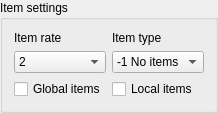
                            <widget class="QGroupBox" name="groupBox_16">
                             <property name="title">
                              <string>Item settings</string>
                             </property>
                             <layout class="QGridLayout" name="gridLayout_35">
                              <item row="3" column="0">
                               <widget class="QComboBox" name="Item_rateCombobox">
                                <property name="currentIndex">
                                 <number>1</number>
                                </property>
                                <item>
                                 <property name="text">
                                  <string>1</string>
                                 </property>
                                </item>
                                <item>
                                 <property name="text">
                                  <string>2</string>
                                 </property>
                                </item>
                                <item>
                                 <property name="text">
                                  <string>3</string>
                                 </property>
                                </item>
                               </widget>
                              </item>
                              <item row="2" column="0">
                               <widget class="QLabel" name="label_21">
                                <property name="text">
                                 <string>Item rate</string>
                                </property>
                               </widget>
                              </item>
                              <item row="2" column="1">
                               <widget class="QLabel" name="label_22">
                                <property name="text">
                                 <string>Item type</string>
                                </property>
                               </widget>
                              </item>
                              <item row="3" column="1">
                               <widget class="QComboBox" name="Item_typeCombobox">
                                <item>
                                 <property name="text">
                                  <string>-1 No items</string>
                                 </property>
                                </item>
                                <item>
                                 <property name="text">
                                  <string>0</string>
                                 </property>
                                </item>
                                <item>
                                 <property name="text">
                                  <string>1</string>
                                 </property>
                                </item>
                                <item>
                                 <property name="text">
                                  <string>2</string>
                                 </property>
                                </item>
                                <item>
                                 <property name="text">
                                  <string>3</string>
                                 </property>
                                </item>
                                <item>
                                 <property name="text">
                                  <string>4</string>
                                 </property>
                                </item>
                                <item>
                                 <property name="text">
                                  <string>5</string>
                                 </property>
                                </item>
                                <item>
                                 <property name="text">
                                  <string>6</string>
                                 </property>
                                </item>
                                <item>
                                 <property name="text">
                                  <string>7</string>
                                 </property>
                                </item>
                                <item>
                                 <property name="text">
                                  <string>8</string>
                                 </property>
                                </item>
                                <item>
                                 <property name="text">
                                  <string>9</string>
                                 </property>
                                </item>
                                <item>
                                 <property name="text">
                                  <string>10</string>
                                 </property>
                                </item>
                                <item>
                                 <property name="text">
                                  <string>11</string>
                                 </property>
                                </item>
                                <item>
                                 <property name="text">
                                  <string>12</string>
                                 </property>
                                </item>
                                <item>
                                 <property name="text">
                                  <string>13</string>
                                 </property>
                                </item>
                                <item>
                                 <property name="text">
                                  <string>14</string>
                                 </property>
                                </item>
                                <item>
                                 <property name="text">
                                  <string>15</string>
                                 </property>
                                </item>
                                <item>
                                 <property name="text">
                                  <string>16</string>
                                 </property>
                                </item>
                               </widget>
                              </item>
                              <item row="4" column="1">
                               <widget class="QCheckBox" name="Item_localCheckbox">
                                <property name="text">
                                 <string>Local items</string>
                                </property>
                               </widget>
                              </item>
                              <item row="4" column="0">
                               <widget class="QCheckBox" name="Item_globalCheckbox">
                                <property name="text">
                                 <string>Global items</string>
                                </property>
                               </widget>
                              </item>
                             </layout>
                            </widget>
